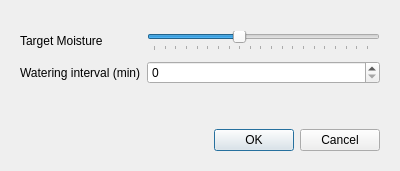
<?xml version="1.0" encoding="UTF-8"?>
<ui version="4.0">
 <class>Settings</class>
 <widget class="QDialog" name="Settings">
  <property name="geometry">
   <rect>
    <x>0</x>
    <y>0</y>
    <width>400</width>
    <height>171</height>
   </rect>
  </property>
  <property name="windowTitle">
   <string>Dialog</string>
  </property>
  <layout class="QVBoxLayout" name="verticalLayout">
   <item>
    <widget class="QWidget" name="widget" native="true">
     <layout class="QGridLayout" name="gridLayout">
      <property name="topMargin">
       <number>20</number>
      </property>
      <property name="bottomMargin">
       <number>20</number>
      </property>
      <property name="verticalSpacing">
       <number>10</number>
      </property>
      <item row="0" column="1">
       <widget class="QSlider" name="targetMoistureSlider">
        <property name="maximum">
         <number>1024</number>
        </property>
        <property name="value">
         <number>400</number>
        </property>
        <property name="orientation">
         <enum>Qt::Horizontal</enum>
        </property>
        <property name="tickPosition">
         <enum>QSlider::TicksBelow</enum>
        </property>
        <property name="tickInterval">
         <number>50</number>
        </property>
       </widget>
      </item>
      <item row="1" column="0">
       <widget class="QLabel" name="label_2">
        <property name="text">
         <string>Watering interval (min)</string>
        </property>
       </widget>
      </item>
      <item row="1" column="1">
       <widget class="QSpinBox" name="waterIntervalBox">
        <property name="maximum">
         <number>1000</number>
        </property>
       </widget>
      </item>
      <item row="0" column="0">
       <widget class="QLabel" name="label">
        <property name="text">
         <string>Target Moisture</string>
        </property>
       </widget>
      </item>
      <item row="2" column="1">
       <spacer name="verticalSpacer">
        <property name="orientation">
         <enum>Qt::Vertical</enum>
        </property>
        <property name="sizeHint" stdset="0">
         <size>
          <width>20</width>
          <height>40</height>
         </size>
        </property>
       </spacer>
      </item>
     </layout>
    </widget>
   </item>
   <item>
    <widget class="QWidget" name="widget_2" native="true">
     <layout class="QHBoxLayout" name="horizontalLayout">
      <item>
       <spacer name="horizontalSpacer">
        <property name="orientation">
         <enum>Qt::Horizontal</enum>
        </property>
        <property name="sizeHint" stdset="0">
         <size>
          <width>40</width>
          <height>20</height>
         </size>
        </property>
       </spacer>
      </item>
      <item>
       <widget class="QPushButton" name="okButton">
        <property name="text">
         <string>OK</string>
        </property>
       </widget>
      </item>
      <item>
       <widget class="QPushButton" name="cancelButton">
        <property name="text">
         <string>Cancel</string>
        </property>
       </widget>
      </item>
     </layout>
    </widget>
   </item>
  </layout>
 </widget>
 <resources/>
 <connections/>
</ui>
